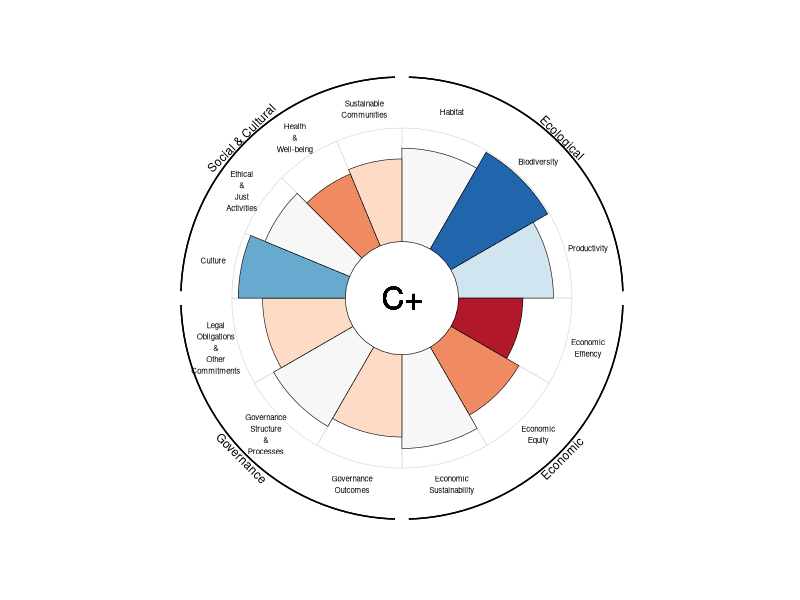
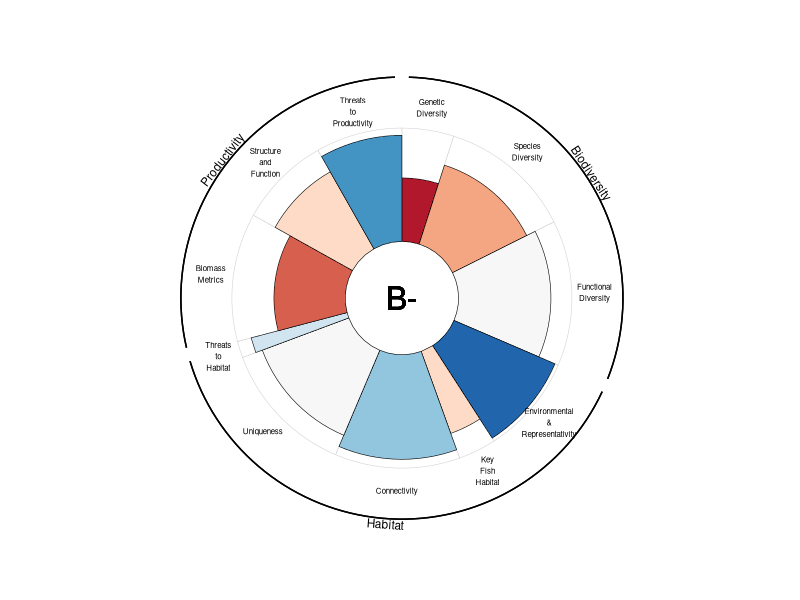

Write the R code that produced these figures, in order.
require(ggplot2)
require(dplyr)

# more flexible version of the OHI flowerplots inspired by https://github.com/OHI-Science/ohicore/blob/master/R/PlotFlower.R#L331

EBM <- data.frame(grouping=rep(c("Ecological",
                                 "Economic",
                                 "Governance",
                                 "Social & Cultural"),
                               times=c(3,3,3,4)),
                  labels=c("Habitat",
                               "Biodiversity",
                               "Productivity",
                               "Economic Effiency",
                               "Economic Equity",
                               "Economic Sustainability",
                               "Governance Outcomes",
                               "Governance Structure & Processes",
                               "Legal Obligations & Other Commitments",
                               "Culture",
                               "Ethical & Just Activities",
                               "Health & Well-being",
                               "Sustainable Communities"),
                  score=runif(13,55,100)) |>
  group_by(grouping) |>
  mutate(weight=1/n()) |>
  ungroup()

grade <- function(percent){
  cutoffs=c(0, seq(60, 100, by = 10/3))
  letters=c("F", paste0(toupper(rep(letters[4:1], each = 3)), rep(c("-","","+"),4)))
  cut(percent,cutoffs,letters)
}

Ecological <- data.frame(grouping=rep(c("Biodiversity",
                                        "Habitat",
                                      "Productivity"),
                                      times=c(3,5,3)),
                         labels=c("Genetic Diversity",
                                  "Species Diversity",
                                  "Functional Diversity",

                                 "Environmental & Representativity",
                                 "Key Fish Habitat",
                                 "Connectivity",
                                 "Uniqueness",
                                 "Threats to Habitat",

                                 "Biomass Metrics",
                                 "Structure and Function",
                                 "Threats to Productivity"),
                         score=runif(11,55,100)) |>
  # group_by(grouping) |>
  # mutate(weight=1/n()) |>
  mutate(weight=runif(11,1,10)) |>
  ungroup()|>
  mutate(angle=(cumsum(weight)-weight/2)/sum(weight)*360)


flowerplot <- function(df,grouping="grouping",labels="labels",score="score",weight="weight"){
  # browser()


  ngroups <- length(unique(df[[grouping]]))
  data <- data.frame(grouping=factor(df[[grouping]],levels = unique(df[[grouping]])),
                   labels=factor(df[[labels]],levels = unique(df[[labels]])),
                   score=df[[score]],
                   weight=df[[weight]]) |>
    mutate(weight=weight/sum(weight),
           pos=cumsum(weight)-weight/2,
           lettergrade=grade(.data[[score]]))

  grouped_df <- data |>
    group_by(grouping) |>
    reframe(y=150,
            n=n(),
            weight=sum(weight)) |>
    mutate(x=cumsum(weight)-weight/2,
           angle=360-x*360,
           angle=if_else(angle>90&angle<270,
                         angle-180,
                         angle)
           )

  ggplot(data,aes(width = weight))+
    geom_bar(stat="identity",size=0.2,color='lightgrey',aes(x=pos,y=100),fill="white")+
    geom_bar(stat="identity",size=0.2,color='black',aes(x=pos,y=score,fill=grade(score)))+
    coord_polar()+
    theme(panel.grid.major = ggplot2::element_blank(),
          panel.background = ggplot2::element_blank(),
          axis.line  = ggplot2::element_blank(),
          axis.text  = ggplot2::element_blank(),
          axis.ticks = ggplot2::element_blank(),
          axis.title = ggplot2::element_blank(),
          legend.position="none")+
    scale_x_continuous(labels = data$labels,
                       breaks = data$pos)+
    scale_y_continuous(limits = c(-50,155))+
    scale_fill_brewer(palette = "RdBu")+
    geom_text(aes(label=grade(weighted.mean(score,weight))),
              x=0,
              y=-50,
              size=8)+
    geom_text(aes(label=gsub(" ","\n",labels),
                  x=pos,
                  y=120),
              size=2)+
    geom_errorbar(data=grouped_df,
                  inherit.aes=FALSE,
                  aes(x=x,
                      ymin=rep(145,ngroups),
                      ymax=rep(145,ngroups),
                      width=weight-0.01))+
    geom_text(data=grouped_df,
              inherit.aes = FALSE,
              aes(label=grouping,
                  x=x,
                  y=y,
                  angle=angle),
              size=3)
}

flowerplot(EBM)
flowerplot(Ecological)
